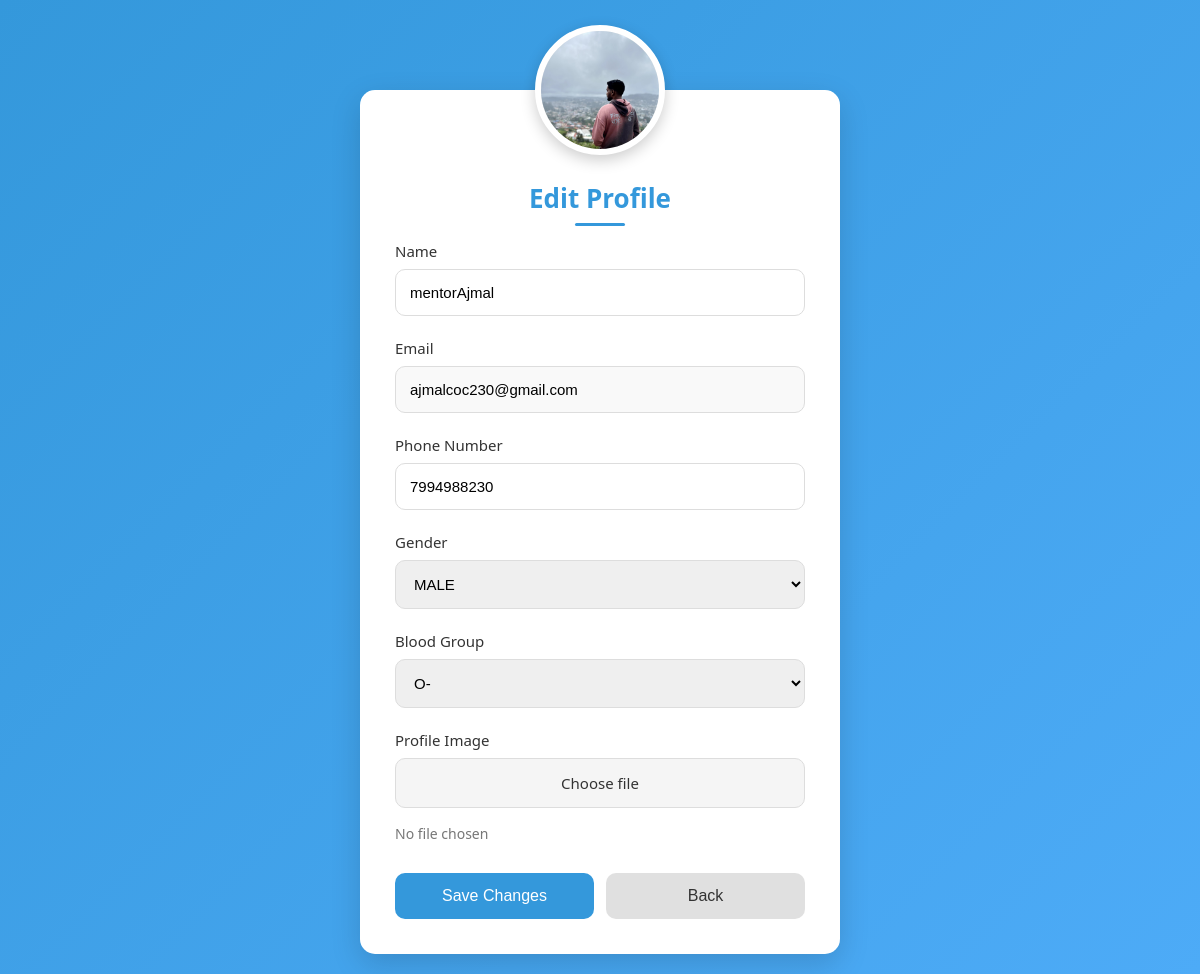
Screenshot of /edit_modprofile/ (signed in) with the database file from the repository.
### com/models.py (models this page shows)
class Mod(models.Model):
    name=models.CharField(max_length=30)
    email=models.EmailField(max_length=50,unique=True)
    passw=models.CharField(max_length=50)
    contact=models.CharField(max_length=10)
    image = models.ImageField(upload_to='images/', null=True, blank=True)
    bloodgroupchoice=(
        ('A+','A+'),
        ('A-','A-'),
        ('B+','B+'),
        ('B-','B-'),
        ('AB+','AB+'),
        ('AB-','AB-'),
        ('O+','O+'),
        ('O-','O-'),
    )
    bloodgroup=models.CharField(max_length=5,choices=bloodgroupchoice,null=True,blank=True)
    genderchoice=(
        ('male','MALE'),
        ('female','FEMALE'),
        ('others','OTHERS')
    )
    gender=models.CharField(max_length=10,choices=genderchoice,null=True,blank=True)
    categorychoice=(
        ('mentors and experts','MENTORS AND EXPERTS'),
        ('sponsors or donors','SPONSORS AND DONORS'),
        ('creators and sharers','CREATORS AND SHARERS'),
    )
    category=models.CharField(max_length=30,choices=categorychoice,null=False,blank=False)
    approval_status=models.BooleanField(default=False)
    is_selected = models.BooleanField(default=False)
    is_rejected = models.BooleanField(default=False)

### com/views.py (the view)
# urls.py: path('edit_modprofile/', views.edit_modprofile, name='edit_modprofile'),
def edit_modprofile(request):
    if 'email' in request.session:
        email = request.session['email']
        try:
            user = models.Mod.objects.get(email=email)
        except models.Mod.DoesNotExist:
            return redirect('modlogin')  # Redirect to login if the user doesn't exist
        if request.method == 'POST':
            user.name = request.POST.get('Name', user.name) or "Default Name"  # Provide a fallback name
            user.email = request.POST.get('Email', user.email) # Retain existing value if not provided
            user.contact = request.POST. get('Phone Number', user.contact)  # Optional field
            user.gender = request.POST.get('gender', user.gender)
            user.bloodgroup = request.POST.get('bloodgroup', user.bloodgroup)
            if 'image' in request.FILES:
                user.image = request.FILES.get('image',user.image)
            user.save()
            return redirect('modprofile')
        else:
            return render(request, 'edit_modprofile.html', {'user': user})
    else:
        return redirect('modlogin')

### com/templates/edit_modprofile.html (shortened to what this page needs)
<!DOCTYPE html>
<html lang="en">
<head>
</head>
<body>
    <div class="container">
        <div class="profile-image-container">
            {% if user.image %}
                <img src="{{ user.image.url }}" alt="Profile Image" class="profile-image">
            {% else %}
                <div class="profile-placeholder">👤</div>
            {% endif %}
        </div>
        <h2>Edit Profile</h2>
        <form method="POST" enctype="multipart/form-data">
            <div class="form-group">
                <label for="name">Name</label>
                <input type="text" id="name" name="Name" value="{{ user.name }}" required>
            </div>
            <div class="form-group">
                <label for="email">Email</label>
                <input type="email" id="email" name="Email" value="{{ user.email }}" required class="readonly" readonly>
            </div>
            <div class="form-group">
                <label for="contact">Phone Number</label>
                <input type="text" id="contact" name="Phone Number" value="{{ user.contact }}">
            </div>
            <div class="form-group">
                <label for="gender">Gender</label>
                <select id="gender" name="gender">
                    {% for key, value in user.genderchoice %}
                        <option value="{{ key }}" {% if user.gender == key %}selected{% endif %}>{{ value }}</option>
                    {% endfor %}
                </select>
            </div>
            <div class="form-group">
                <label for="bloodgroup">Blood Group</label>
                <select id="bloodgroup" name="bloodgroup">
                    {% for key, value in user.bloodgroupchoice %}
                        <option value="{{ key }}" {% if user.bloodgroup == key %}selected{% endif %}>{{ value }}</option>
                    {% endfor %}
                </select>
            </div>
            <div class="form-group">
                <label for="image">Profile Image</label>
                <div class="file-input-group">
                    <label for="image" class="file-input-label">Choose file</label>
                    <div id="file-info" class="file-upload-info">No file chosen</div>
                </div>
            </div>
            <div class="button-group">
                <button type="submit">Save Changes</button>
                <button type="button" class="back-button" onclick="window.history.back();">Back</button>
            </div>
        </form>
    </div>
</body>
</html>

### com/templates/edit_modprofile.html (style rules this page uses)
* { margin: 0; padding: 0; box-sizing: border-box; }
body { font-family: 'Segoe UI', Tahoma, Geneva, Verdana, sans-serif; background: linear-gradient(135deg, #3498db 0%, #4dabf7 100%); margin: 0; padding: 20px; display: flex; justify-content: center; align-items: center; min-height: 100vh; }
.container { background: white; padding: 35px; border-radius: 15px; box-shadow: 0 10px 30px rgba(0, 0, 0, 0.15); width: 100%; max-width: 480px; text-align: center; position: relative; margin-top: 70px; }
.profile-image-container { position: relative; width: 130px; height: 130px; margin: -100px auto 25px; border-radius: 50%; overflow: hidden; box-shadow: 0 5px 15px rgba(0, 0, 0, 0.2); background-color: #f0f0f0; display: flex; justify-content: center; align-items: center; border: 6px solid white; }
.profile-image { width: 100%; height: 100%; object-fit: cover; }
h2 { text-align: center; color: #3498db; margin-bottom: 25px; font-weight: 600; font-size: 26px; position: relative; display: inline-block; }
h2::after { content: ""; position: absolute; bottom: -10px; left: 50%; transform: translateX(-50%); width: 50px; height: 3px; background: #3498db; border-radius: 10px; }
.form-group { margin-bottom: 22px; text-align: left; }
label { font-weight: 500; display: block; margin-bottom: 8px; color: #333; font-size: 15px; }
input, select { width: 100%; padding: 14px; border: 1px solid #ddd; border-radius: 10px; box-sizing: border-box; transition: border 0.3s, box-shadow 0.3s; font-size: 15px; }
.file-input-group { position: relative; }
.file-input-label { display: inline-block; background-color: #f5f5f5; color: #333; padding: 14px; border-radius: 10px; cursor: pointer; transition: background-color 0.3s; width: 100%; text-align: center; box-sizing: border-box; border: 1px solid #ddd; }
.button-group { display: flex; gap: 12px; margin-top: 30px; }
button { flex: 1; padding: 14px; border: none; border-radius: 10px; cursor: pointer; font-size: 16px; font-weight: 500; transition: background-color 0.3s, transform 0.3s; }
button[type="submit"] { background-color: #3498db; color: white; }
.back-button { background-color: #e0e0e0; color: #333; }
.readonly { background-color: #f9f9f9; cursor: not-allowed; }
.container { animation: fadeIn 0.6s ease-out forwards; }
.file-upload-info { margin-top: 8px; font-size: 14px; color: #777; }

### rows the page displays
Mod: image (picture), Name "mentorAjmal", Email "ajmalcoc230@gmail.com", contact "7994988230", gender "MALE", bloodgroup "O-"
